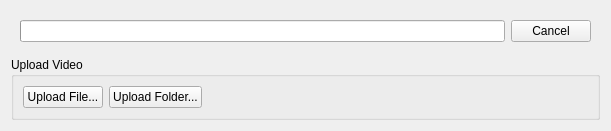
<?xml version="1.0" encoding="UTF-8"?>
<ui version="4.0">
 <class>WearableUploadWidget</class>
 <widget class="QWidget" name="WearableUploadWidget">
  <property name="geometry">
   <rect>
    <x>0</x>
    <y>0</y>
    <width>611</width>
    <height>121</height>
   </rect>
  </property>
  <property name="windowTitle">
   <string>Form</string>
  </property>
  <layout class="QVBoxLayout" name="verticalLayout">
   <item>
    <widget class="QnPanel" name="progressPanel" native="true">
     <layout class="QHBoxLayout" name="horizontalLayout_2">
      <property name="leftMargin">
       <number>9</number>
      </property>
      <property name="topMargin">
       <number>9</number>
      </property>
      <property name="rightMargin">
       <number>9</number>
      </property>
      <property name="bottomMargin">
       <number>9</number>
      </property>
      <item>
       <widget class="QProgressBar" name="uploadProgressBar"/>
      </item>
      <item>
       <widget class="QPushButton" name="cancelButton">
        <property name="text">
         <string>Cancel</string>
        </property>
       </widget>
      </item>
     </layout>
    </widget>
   </item>
   <item>
    <widget class="QGroupBox" name="groupBox">
     <property name="title">
      <string>Upload Video</string>
     </property>
     <property name="flat">
      <bool>true</bool>
     </property>
     <layout class="QHBoxLayout" name="horizontalLayout" stretch="0,0,1">
      <property name="sizeConstraint">
       <enum>QLayout::SetNoConstraint</enum>
      </property>
      <item>
       <widget class="QPushButton" name="uploadFileButton">
        <property name="text">
         <string>Upload File...</string>
        </property>
       </widget>
      </item>
      <item>
       <widget class="QPushButton" name="uploadFolderButton">
        <property name="text">
         <string>Upload Folder...</string>
        </property>
       </widget>
      </item>
      <item>
       <widget class="QLabel" name="warningLabel">
        <property name="text">
         <string>&lt;warning&gt;</string>
        </property>
       </widget>
      </item>
     </layout>
    </widget>
   </item>
  </layout>
 </widget>
 <customwidgets>
  <customwidget>
   <class>QnPanel</class>
   <extends>QWidget</extends>
   <header location="global">ui/widgets/common/panel.h</header>
   <container>1</container>
  </customwidget>
 </customwidgets>
 <resources/>
 <connections/>
</ui>
